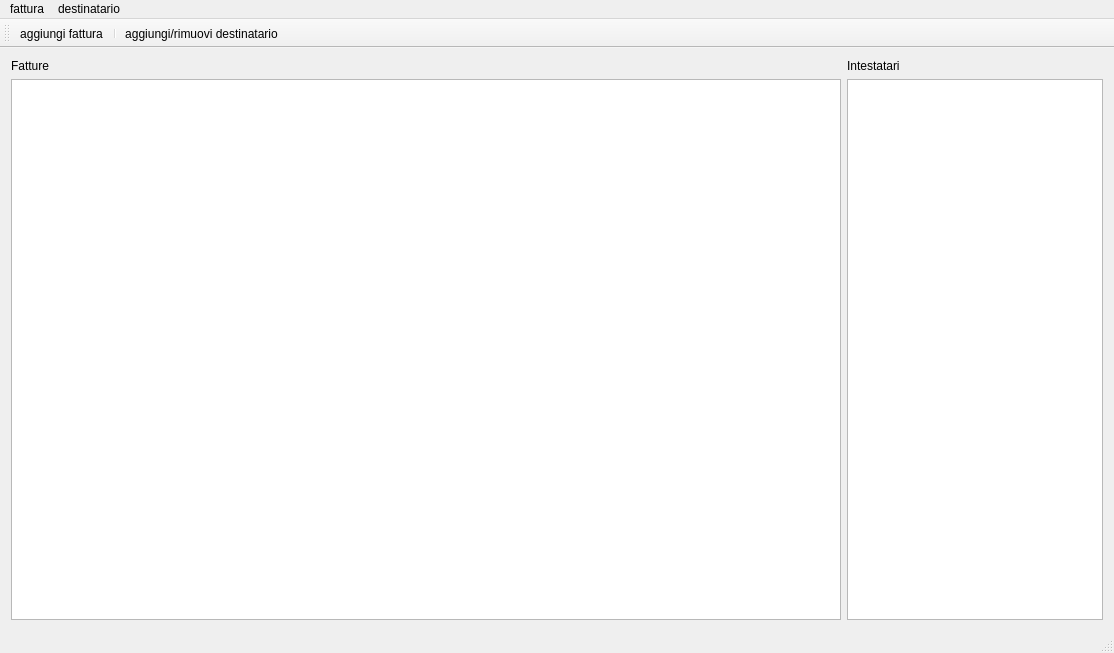
<?xml version="1.0" encoding="UTF-8"?>
<ui version="4.0">
 <class>MainWindow</class>
 <widget class="QMainWindow" name="MainWindow">
  <property name="geometry">
   <rect>
    <x>0</x>
    <y>0</y>
    <width>1114</width>
    <height>653</height>
   </rect>
  </property>
  <property name="windowTitle">
   <string>MainWindow</string>
  </property>
  <widget class="QWidget" name="centralWidget">
   <layout class="QHBoxLayout" name="horizontalLayout">
    <item>
     <layout class="QVBoxLayout" name="verticalLayout_2">
      <item>
       <widget class="QLabel" name="label_2">
        <property name="text">
         <string>Fatture</string>
        </property>
       </widget>
      </item>
      <item>
       <widget class="QTableView" name="invoices">
        <property name="sizePolicy">
         <sizepolicy hsizetype="MinimumExpanding" vsizetype="Expanding">
          <horstretch>0</horstretch>
          <verstretch>0</verstretch>
         </sizepolicy>
        </property>
        <attribute name="horizontalHeaderStretchLastSection">
         <bool>true</bool>
        </attribute>
        <attribute name="verticalHeaderVisible">
         <bool>true</bool>
        </attribute>
       </widget>
      </item>
     </layout>
    </item>
    <item>
     <layout class="QVBoxLayout" name="verticalLayout">
      <item>
       <widget class="QLabel" name="label">
        <property name="text">
         <string>Intestatari</string>
        </property>
       </widget>
      </item>
      <item>
       <widget class="QTableView" name="receiver_choiches">
        <property name="sizePolicy">
         <sizepolicy hsizetype="Minimum" vsizetype="Expanding">
          <horstretch>0</horstretch>
          <verstretch>0</verstretch>
         </sizepolicy>
        </property>
        <attribute name="horizontalHeaderStretchLastSection">
         <bool>true</bool>
        </attribute>
       </widget>
      </item>
     </layout>
    </item>
   </layout>
  </widget>
  <widget class="QToolBar" name="mainToolBar">
   <attribute name="toolBarArea">
    <enum>TopToolBarArea</enum>
   </attribute>
   <attribute name="toolBarBreak">
    <bool>false</bool>
   </attribute>
   <addaction name="action_new_invoice"/>
   <addaction name="separator"/>
   <addaction name="action_settings_receiver"/>
  </widget>
  <widget class="QStatusBar" name="statusBar"/>
  <widget class="QMenuBar" name="menuBar">
   <property name="geometry">
    <rect>
     <x>0</x>
     <y>0</y>
     <width>1114</width>
     <height>22</height>
    </rect>
   </property>
   <widget class="QMenu" name="menufile">
    <property name="title">
     <string>fattura</string>
    </property>
    <addaction name="action_new_invoice"/>
   </widget>
   <widget class="QMenu" name="menudestinatario">
    <property name="title">
     <string>destinatario</string>
    </property>
    <addaction name="action_settings_receiver"/>
   </widget>
   <addaction name="menufile"/>
   <addaction name="menudestinatario"/>
  </widget>
  <action name="action_new_invoice">
   <property name="text">
    <string>aggiungi fattura</string>
   </property>
  </action>
  <action name="action_settings_receiver">
   <property name="text">
    <string>aggiungi/rimuovi destinatario</string>
   </property>
  </action>
 </widget>
 <layoutdefault spacing="6" margin="11"/>
 <resources/>
 <connections/>
</ui>
